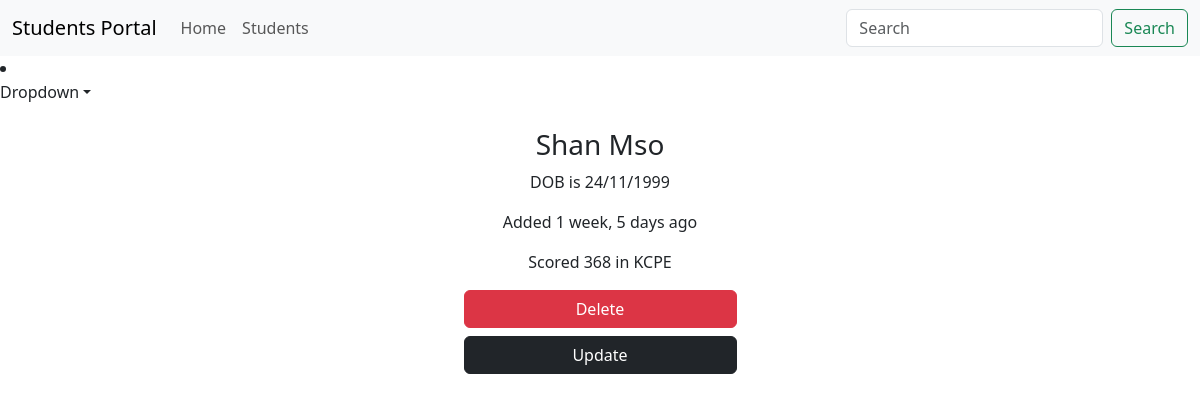
Page /details/5. (signed in) on the committed database.
### main_app/models.py (models this page shows, shortened)
class Student(models.Model):
    first_name = models.CharField(max_length=25)
    last_name = models.CharField(max_length=25)
    dob = models.DateField()
    email = models.EmailField(unique=True)
    weight = models.DecimalField(max_digits=5, decimal_places=2)
    is_sporty = models.BooleanField(default=False)
    kcpe_score = models.IntegerField()
    profile_pic = models.ImageField(upload_to='generate_unique_name', null=True, default="/media/students/student.png")
    created_at = models.DateTimeField(auto_now_add=True)
    updated_at = models.DateTimeField(auto_now=True)

### main_app/views.py (the view)
# urls.py: path('details/<int:id>.', views.show_details, name="details"),
@login_required
def show_details(request, id):
    student = Student.objects.get(pk=id)  # SELECT * FROM students WHERE id=1
    return render(request, 'details.html', {'student': student})

### templates/details.html (shortened to what this page needs)
{% extends 'base.html' %}
{% load humanize %}
{% block content %}
    {% include 'navbar.html' %}
<div class="container">
    <div class="row justify-content-center">
        <div class="col-sm-6 text-center">
            <h3>{{ student.first_name | capfirst}} {{ student.last_name | capfirst}}</h3>
            <p>DOB is {{ student.dob | date:'d/m/Y' }}</p>
            <p>Added {{ student.created_at | naturaltime }}</p>
            <p>Scored {{ student.kcpe_score }} in KCPE</p>
            {% if perms.main_app.delete_student %}
                <a href="{% url 'delete' student.id %}" class="btn btn-danger w-50">Delete</a>
            {% endif %}
                {% if perms.main_app.change_student %}
                    <a href="{% url 'update' student.id %}" class="btn btn-dark mt-2 w-50">Update</a>
                {% endif %}
        </div>
    </div>
</div>
{% endblock %}

### rows in the picture
Student: first_name "Shan", last_name "Mso", dob "24/11/1999", created_at "1 week, 5 days ago", kcpe_score "368"
